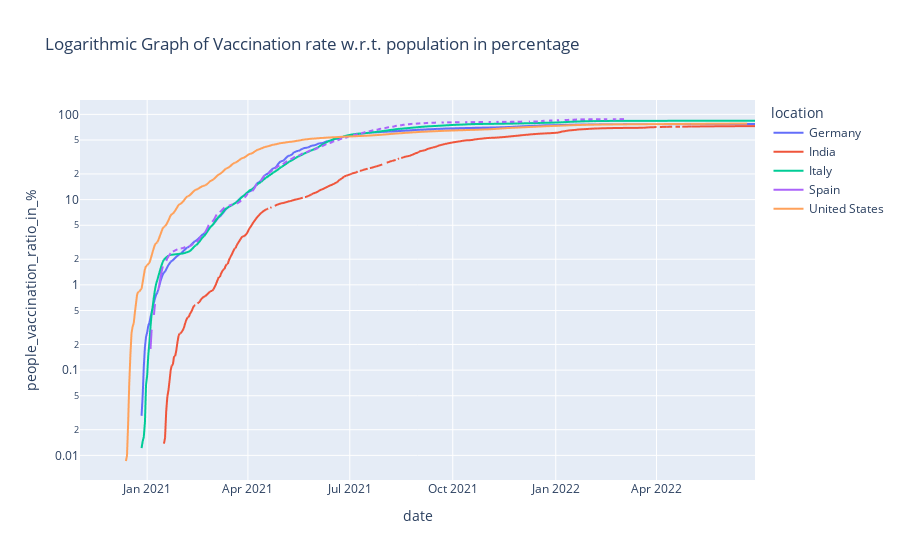

This figure's notebook cell:
### Markdown cell above
## Logarithmic Graph : The vaccination rate (percentage of the population) over time in percentage

### Code cell
fig = px.line(df_plot1, x="date", y='people_vaccination_ratio_in_%', color ='location', title='Logarithmic Graph of Vaccination rate w.r.t. population in percentage')
fig.update_layout(yaxis_type="log")
fig.show()

### Figure 1 — Plotly figure (JSON) as saved in the notebook; plotly's stock layout.template omitted (floating-point values rounded to 4 significant figures; data arrays with more than 128 entries replaced by an {"elided": "..."} marker saying what was removed)
{"data": [{"hovertemplate": "location=Germany<br>date=%{x}<br>people_vaccination_ratio_in_%=%{y}<extra></extra>", "legendgroup": "Germany", "line": {"color": "#636efa", "dash": "solid"}, "marker": {"symbol": "circle"}, "mode": "lines", "name": "Germany", "showlegend": true, "type": "scattergl", "x": {"elided": "604 str values"}, "xaxis": "x", "y": {"elided": "604 float values"}, "yaxis": "y"}, {"hovertemplate": "location=India<br>date=%{x}<br>people_vaccination_ratio_in_%=%{y}<extra></extra>", "legendgroup": "India", "line": {"color": "#EF553B", "dash": "solid"}, "marker": {"symbol": "circle"}, "mode": "lines", "name": "India", "showlegend": true, "type": "scattergl", "x": {"elided": "604 str values"}, "xaxis": "x", "y": {"elided": "604 float values"}, "yaxis": "y"}, {"hovertemplate": "location=Italy<br>date=%{x}<br>people_vaccination_ratio_in_%=%{y}<extra></extra>", "legendgroup": "Italy", "line": {"color": "#00cc96", "dash": "solid"}, "marker": {"symbol": "circle"}, "mode": "lines", "name": "Italy", "showlegend": true, "type": "scattergl", "x": {"elided": "604 str values"}, "xaxis": "x", "y": {"elided": "604 float values"}, "yaxis": "y"}, {"hovertemplate": "location=Spain<br>date=%{x}<br>people_vaccination_ratio_in_%=%{y}<extra></extra>", "legendgroup": "Spain", "line": {"color": "#ab63fa", "dash": "solid"}, "marker": {"symbol": "circle"}, "mode": "lines", "name": "Spain", "showlegend": true, "type": "scattergl", "x": {"elided": "604 str values"}, "xaxis": "x", "y": {"elided": "604 float values"}, "yaxis": "y"}, {"hovertemplate": "location=United States<br>date=%{x}<br>people_vaccination_ratio_in_%=%{y}<extra></extra>", "legendgroup": "United States", "line": {"color": "#FFA15A", "dash": "solid"}, "marker": {"symbol": "circle"}, "mode": "lines", "name": "United States", "showlegend": true, "type": "scattergl", "x": {"elided": "604 str values"}, "xaxis": "x", "y": {"elided": "604 float values"}, "yaxis": "y"}], "layout": {"legend": {"title": {"text": "location"}, "tracegroupgap": 0}, "title": {"text": "Logarithmic Graph of Vaccination rate w.r.t. population in percentage"}, "xaxis": {"anchor": "y", "domain": [0, 1], "title": {"text": "date"}}, "yaxis": {"anchor": "x", "domain": [0, 1], "title": {"text": "people_vaccination_ratio_in_%"}, "type": "log"}}}
